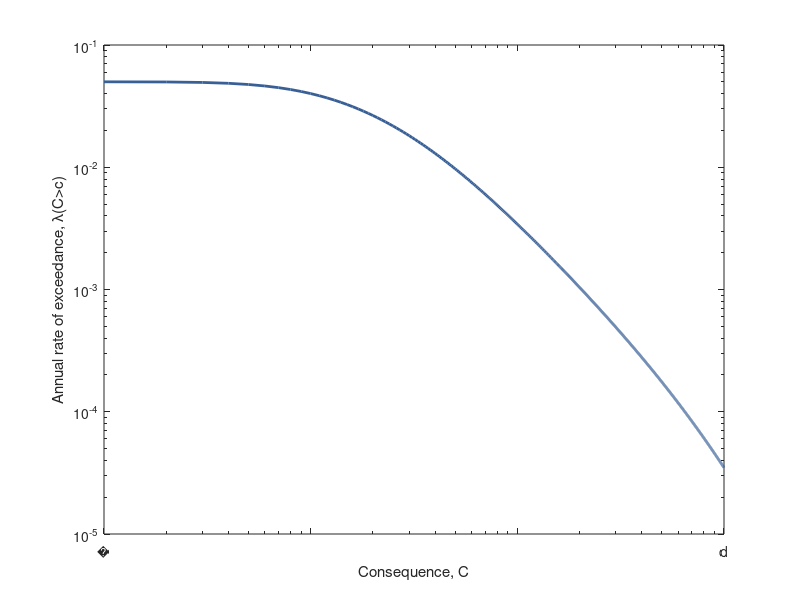
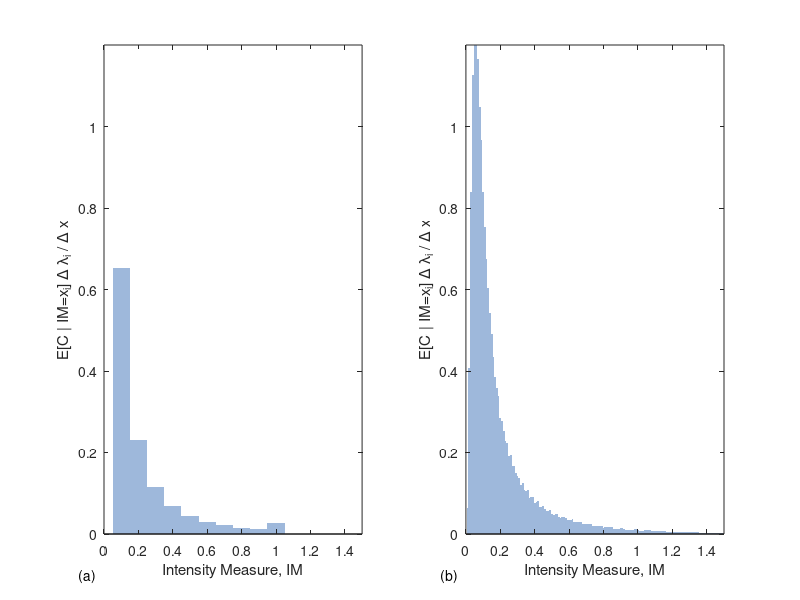

The MATLAB script that drew these images, in order:
% Calculations for risk metrics
% Jack Baker
% 4/6/2018
% modified 1/7/2021 to allow optional color figures

clear; close all; clc;

    colorspec{1} = [56 95 150]/255;
    colorspec{2} = [207 89 33]/255;
    colorspec{3} = [158 184 219]/255;
    colorspec{4} = [231 184 0]/255;
    colorspec{5} = [128 0 0]/255;
    
    linespec{1} = '-';
    linespec{2} = '-';
    linespec{3} = '-';
    linespec{4} = '-';
    linespec{5} = '-';
    
%% load previous hazard curve 
x = logspace(log10(0.001), log10(2), 100); % IM values to consider 
lambdaIM = [0.0499999999999835,0.0499999999999526,0.0499999999998669,0.0499999999996345,0.0499999999990176,0.0499999999974144,0.0499999999933375,0.0499999999831917,0.0499999999584814,0.0499999998995826,0.0499999997621849,0.0499999994484950,0.0499999987475601,0.0499999972146465,0.0499999939334784,0.0499999870593386,0.0499999729633268,0.0499999446707956,0.0499998890860822,0.0499997821909026,0.0499995809611956,0.0499992101351074,0.0499985411650159,0.0499973597118274,0.0499953169575537,0.0499918589711437,0.0499861276172992,0.0499768264207973,0.0499620458657973,0.0499390453471067,0.0499039938718262,0.0498516789024106,0.0497752023107870,0.0496656935777901,0.0495120817263140,0.0493009769325844,0.0490167177301840,0.0486416375228157,0.0481565925664885,0.0475417716599423,0.0467777762788488,0.0458469217463872,0.0447346702805233,0.0434310719208310,0.0419320663410720,0.0402404933156301,0.0383666756121702,0.0363284753012917,0.0341507789548300,0.0318644315090385,0.0295047030249437,0.0271094271027446,0.0247169857853305,0.0223643281392259,0.0200851972516911,0.0179087063031132,0.0158583552476435,0.0139515239705416,0.0121994242741281,0.0106074489453449,0.00917582621898981,0.00790047393385860,0.00677394856623091,0.00578639701584792,0.00492643928524683,0.00418193363858863,0.00354059865814674,0.00299048611434400,0.00252031323130196,0.00211967238204122,0.00177914094532868,0.00149031496570583,0.00124578853774161,0.00103909759475864,0.000864642934085106,0.000717603509591866,0.000593847667147087,0.000489847276838750,0.000402597661454561,0.000329544772875408,0.000268520118584374,0.000217683367966791,0.000175472258661902,0.000140559281498994,0.000111814575336414,8.82744592427963e-05,6.91150373044643e-05,5.36303153811853e-05,4.12142659388887e-05,3.13462711919490e-05,2.35793746149071e-05,1.75307851282250e-05,1.28741130601395e-05,9.33287420074566e-06,6.67487504051842e-06,4.70718178205709e-06,3.27146869982854e-06,2.23962826983520e-06,1.50959805555399e-06,1.00141231896129e-06];
dLambda =  abs([diff([lambdaIM 0])]);  % derivative of hazard curve

%% base vulnerability model
a = 100;
b = 1.3;
betaIM = 0.4; 

%% loss exceedance curve
dLoss = 0.1;
loss = [0.00 dLoss:dLoss:100];

for i = 1:length(loss)
    pExceed = 1-logncdf(loss(i),log(a.*x.^b),betaIM); % p(L>loss(i)|IM)
    lambdaExceed(i) = sum(pExceed .* dLambda);         % lambda(L>loss(i)
end

%% expected annual loss

meanLoss = (a.*x.^b) * exp(0.5*betaIM^2); % mean loss given IM (using formula for mean of a lognormal distribution)
AAL = sum(meanLoss .* dLambda) % sum mean loss given IM * dlamda 

AAL2 = sum(lambdaExceed*dLoss) % use area under exceedance curve

figure
loglog(loss, lambdaExceed, '-', 'linewidth', 2, 'color', colorspec{1})
ylabel('Annual rate of exceedance, \lambda(C>c)')
xlabel('Consequence, C')
set(gca, 'xtick', [0.1 1 10 100])
set(gca, 'xticklabel', {0.1, 1, 10, 100})

%% coarsely discretized AAL

% input hazTable from ch6/psha_example_calcs_GR.m (also table
% tab:psha_gr_ex_results)
xCoarse = [0.1	0.2	0.3	0.4	0.5	0.6	0.7	0.8	0.9	1]';
dxCoarse = 0.1; % step size of IM intervals
lambdaIMCoarse = [0.009200766	0.0021162	0.000819076	0.000399591	0.000220265	0.00013068	8.15E-05	5.27E-05	3.50E-05	2.38E-05]';

dLambdaCoarse =  abs([diff([lambdaIMCoarse; 0])]);  % derivative of hazard curve
meanC = (a.*(xCoarse+dxCoarse/2).^b) * exp(0.5*betaIM^2);
product = dLambdaCoarse .* meanC;
AAL3 = sum(product)

aalTable = [xCoarse lambdaIMCoarse dLambdaCoarse meanC product];


% evaluate discretization
figure
subplot(1,2,1)
bar(xCoarse, dLambdaCoarse .* meanC/dxCoarse, 1, 'FaceColor', colorspec{3}, 'EdgeColor','none')  
axis([0 1.5 0 1.2])
xlabel('Intensity Measure, IM')
ylabel('E[C | IM=x_i] \Delta \lambda_i / \Delta x')

% re-discretize the fine-discretization case to linear spacing
dx = 0.01;
xLin = 0.01:0.01:2; % IM values to consider 
lambdaIMLin = interp1(x,lambdaIM, xLin);
dLambdaLin =  abs([diff([lambdaIMLin 0])]);  % derivative of hazard curve
meanLossLin = (a.*xLin.^b) * exp(0.5*betaIM^2); % mean loss given IM (using formula for mean of a lognormal distribution)
AAL4 = sum(meanLossLin .* dLambdaLin) % sum mean loss given IM * dlamda 
text(-0.1,-0.07,'(a)','Units', 'Normalized', 'VerticalAlignment', 'Top')


subplot(1,2,2)
bar(xLin, meanLossLin .* dLambdaLin / dx, 1, 'FaceColor',colorspec{3}, 'EdgeColor','none')
% bar(xLin, meanLossLin .* dLambdaLin / dx, 1, 'FaceColor',colorspec{3}, 'EdgeColor','k', 'edgewidth', 0.25)
axis([0 1.5 0 1.2])
xlabel('Intensity Measure, IM')
ylabel('E[C | IM=x_i] \Delta \lambda_i / \Delta x')
text(-0.1,-0.07,'(b)','Units', 'Normalized', 'VerticalAlignment', 'Top')


%% Exceedance Probability simple example

IM = 0.1:0.1:0.3;
rates = [0.06 0.016 0.003];

P_Ex = [0.1 0.4 0.6]; % newly assumed values
duration = 1; 

dLambdaSimple = abs([diff([rates 0])]);

% equation~\ref{eq:risk_exceedance_probability_curve_discrete}
lambdaExceed = sum(P_Ex .* dLambdaSimple)
PExceed = 1 - exp(-lambdaExceed .* duration);

% approximate approach
P_IM = 1 - exp(-dLambdaSimple .* duration)

compareRates = [dLambdaSimple.*duration; P_IM]

PExceedApprox = sum(P_Ex .* P_IM);

comparePExceed = [PExceed; PExceedApprox]

%% revised Exceedance Probability numbers
rates = 20*rates;

dLambdaSimple = abs([diff([rates 0])]);

% equation~\ref{eq:risk_exceedance_probability_curve_discrete}
lambdaExceed = sum(P_Ex .* dLambdaSimple)
PExceed = 1 - exp(-lambdaExceed .* duration);

% approximate approach
P_IM = 1 - exp(-dLambdaSimple .* duration)

compareRates = [dLambdaSimple.*duration; P_IM]

PExceedApprox = sum(P_Ex .* P_IM);

comparePExceed = [PExceed; PExceedApprox]







